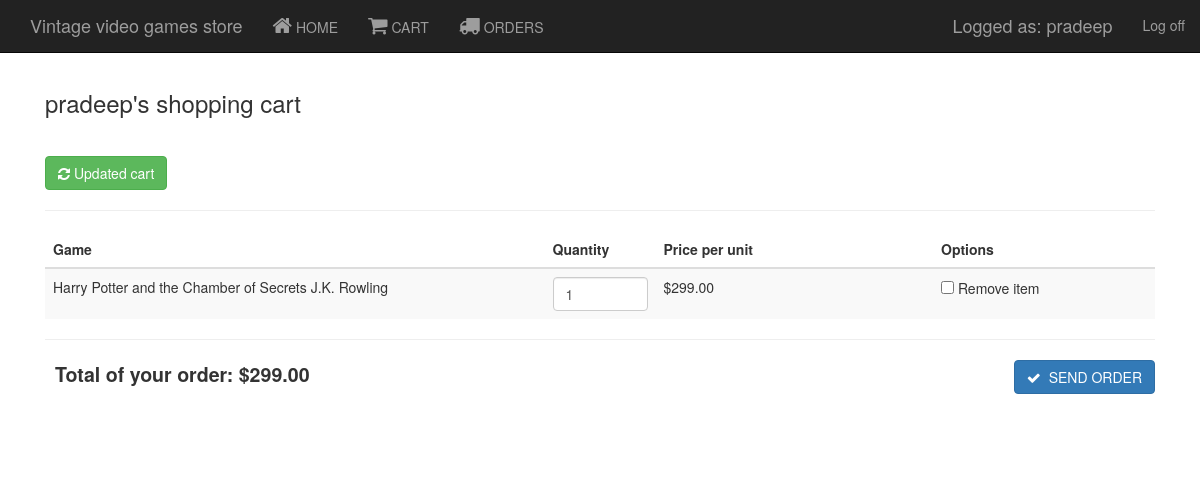
The app's page /cart/ (signed in) with its own data.
### main/models.py (models this page shows, shortened)
class ShoppingCart(models.Model):
    user = models.ForeignKey(User,
                             null=False,
                             on_delete=models.CASCADE)
    objects = ShoppingCartManager()
    def __str__(self):
        return f'{self.user.username}\'s shopping cart'

class ShoppingCartItem(models.Model):
    quantity = models.IntegerField(null=False)
    price_per_unit = models.DecimalField(max_digits=9,
                                         decimal_places=2,
                                         default=0)
    cart = models.ForeignKey(ShoppingCart,
                             null=False,
                             on_delete=models.CASCADE)
    game = models.ForeignKey(Game,
                             null=False,
                             on_delete=models.CASCADE)
    objects = ShoppingCartItemManager()

class Game(models.Model):
    class Meta:
        ordering = ['-highlighted', 'name']
    name = models.CharField(max_length=100)
    release_year = models.IntegerField(null=True)
    developer = models.CharField(max_length=100)
    published_by = models.CharField(max_length=100)
    image = models.ImageField(
        upload_to='images/',
        default='images/placeholder.png',
        max_length=100)
    gameplatform = models.ForeignKey(GamePlatform,
                                     null=False,
                                     on_delete=models.CASCADE)
    highlighted = models.BooleanField(default=False)
    objects = GameManager()

### main/views.py (the view, shortened to what this page needs)
# urls.py: path(r'cart/', views.ShoppingCartEditView.as_view(), name='user-cart'),
class ShoppingCartEditView(UpdateView):
    model = ShoppingCart
    form_class = ShoppingCartFormSet
    template_name = 'main/cart.html'
    def get_context_data(self, **kwargs):
        context = super().get_context_data(**kwargs)
        items = ShoppingCartItem.objects.get_items(self.object)
        context['is_cart_empty'] = (items.count() == 0)
        order = items.aggregate(
            total_order=Sum(F('price_per_unit') * F('quantity'),
                            output_field=DecimalField())
        )
        context['total_order'] = order['total_order']
        return context
    def get_object(self):
        try:
            return ShoppingCart.objects.get_by_user(self.request.user)
        except ShoppingCart.DoesNotExist:
            new_cart = ShoppingCart.objects.create_cart(self.request.user)
            new_cart.save()
            return new_cart

### main/models.py (called while the page is built)
    def get_by_user(self, user):
        return self.get(user_id=user.id)

    def get_items(self, cart):
        return self.filter(cart_id=cart.id)

### main/templates/main/cart.html (shortened to what this page needs)
{% extends 'base.html' %}
{% block 'content' %}
{% load humanize %}
<div class='cart-details'>
<h3>{{ shoppingcart}}</h3>
{% if is_cart_empty %}
<h2>Your shopping cart is empty</h2>
{% else %}
<form action='' method='POST'>
 <button class='btn btn-success'>
  <i class="fa fa-refresh" aria-hidden="true"></i>
     Updated cart
 </button>
  <hr/>
  <table class="table table-striped">
  <thead>
    <tr>
      <th scope="col">Game</th>
      <th scope="col">Quantity</th>
      <th scope="col">Price per unit</th>
      <th scope="col">Options</th>
    </tr>
  </thead>
  <tbody>
   {% for item_form in form %}
   <tr>
     <td>{{item_form.instance.game.name}}</td>
     <td class="{% if item_form.quantity.errors %}has-errors{% endif%}">
        {{item_form.quantity}}
     </td>
   <td>${{item_form.instance.price_per_unit|floatformat:2|intcomma}}</td>
   <td>{{item_form.DELETE}} Remove item</td>
  </tr>
  {% endfor %}
 </table>
 </form>
<hr/>
<div class='footer'>
  <p class='total-value'>Total of your order: ${{total_order|floatformat:2|intcomma}}</p>
  <form action="/cart/send">
  <button class='btn btn-primary'>
    <i class="fa fa-check" aria-hidden="true"></i>
    &nbsp;SEND ORDER
  </button>
</form>
</div>
  {% endif %}
</div>
{% endblock %}

### templates/_loginpartial.html (shortened to what this page needs)
{% if user.is_authenticated %}
  <form id="logoutForm" action="{% url 'logout' %}" method="post"
       class="navbar-right">
    <ul class="nav navbar-nav navbar-right">
      <li><span class="navbar-brand">Logged as:
            {{ user.username }}</span></li>
      <li>
          <a href="javascript:document.getElementById('logoutForm').submit()">
              Log off
          </a>
      </li>
    </ul>
  </form>
{% else %}
<ul class="nav navbar-nav navbar-right">
  <li><a href="{% url 'login' %}">Log in</a></li>
</ul>
{% endif %}

### static/styles/site.css (style rules this page uses)
.cart-details h3 { margin-bottom: 40px; }
.cart-details .table tbody tr td:nth-child(2) { width: 10%; }
.cart-details .table tbody tr td:nth-child(3) { width: 25%; }
.cart-details .table tbody tr td:nth-child(4) { width: 20%; }
.cart-details .footer { display:flex; justify-content: space-between; }
.cart-details .footer .total-value { font-size: 1.4em; font-weight: bold; margin-left: 10px; }

### records on screen
ShoppingCart: user.username "pradeep's shopping cart"
ShoppingCartItem: instance.game.name "Harry Potter and the Chamber of Secrets J.K. Rowling", instance.price_per_unit "299.00"

### other values on screen
{{ user.username }} "pradeep"
{{ total_order|floatformat:2|intcomma }} "299.00"
